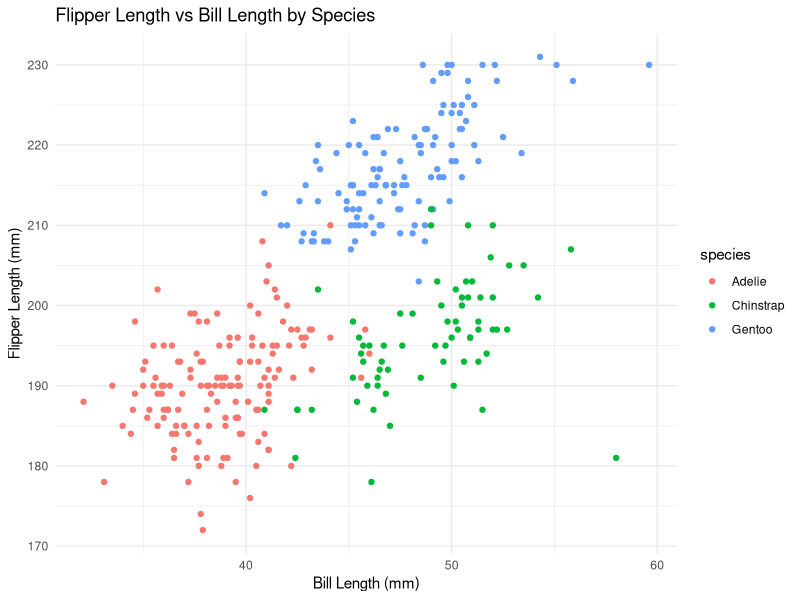
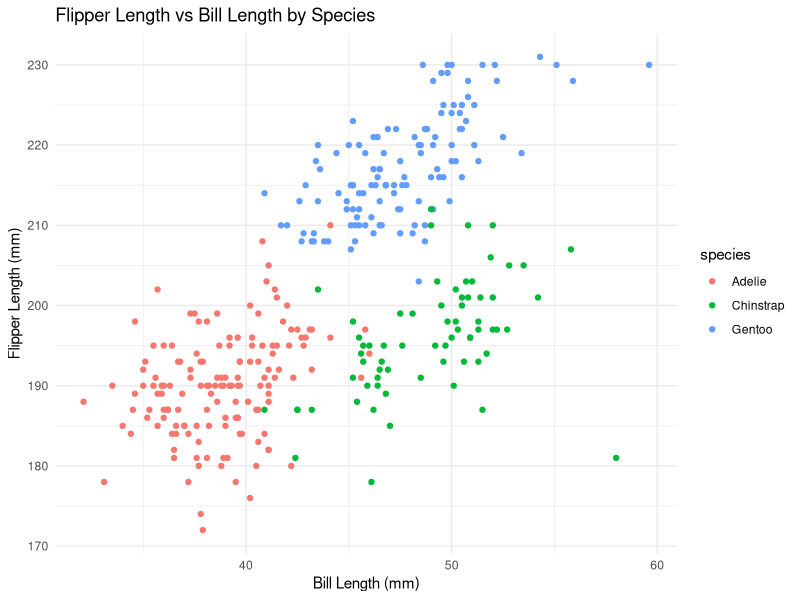

R code for these plots, in order:
## ---- chunk 1
library(ggplot2)
## ---- chunk 2
data("penguins", package = "palmerpenguins")
penguins_df <- penguins
## ---- chunk 3
head(penguins,5)

num_rows = nrow(penguins_df)
num_cols = ncol(penguins_df)
cat("The dataset has", num_rows, "rows and", num_cols, "columns.\n")


mean_flipper_length = mean(penguins_df$flipper_length_mm, na.rm = TRUE)
cat("The mean flipper length is", mean_flipper_length, "mm.\n")
## ---- chunk 4
penguins_df_clean = na.omit(penguins_df)

## ---- chunk 5
scatterplot_flipper_bill = ggplot(penguins_df_clean, aes(x = bill_length_mm, y = flipper_length_mm, color = species)) +
  geom_point() +
  labs(x = "Bill Length (mm)", y = "Flipper Length (mm)", title = "Flipper Length vs Bill Length by Species") +
  theme_minimal()

print(scatterplot_flipper_bill)
## ---- chunk 6
ggsave(filename = "flipper_vs_bill_length_plot.png", plot = scatterplot_flipper_bill, width = 8, height = 6)
